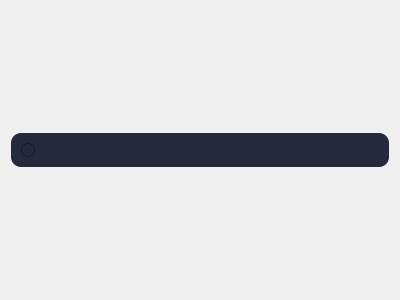
<?xml version="1.0" encoding="UTF-8"?>
<ui version="4.0">
 <class>Form</class>
 <widget class="QWidget" name="Form">
  <property name="geometry">
   <rect>
    <x>0</x>
    <y>0</y>
    <width>400</width>
    <height>300</height>
   </rect>
  </property>
  <property name="windowTitle">
   <string>Form</string>
  </property>
  <layout class="QGridLayout" name="gridLayout">
   <item row="0" column="0">
    <widget class="QRadioButton" name="textEdit">
     <property name="font">
      <font>
       <family>Roboto Medium</family>
       <pointsize>9</pointsize>
       <weight>75</weight>
       <bold>true</bold>
      </font>
     </property>
     <property name="styleSheet">
      <string notr="true">QRadioButton
{
color: rgb(255, 255, 255);
border-radius: 10px;
text-align: left;
padding: 10px;
background-color: rgb(36, 42, 59);
}

QRadioButton:hover
{
color: rgb(255, 255, 255);
border-radius: 10px;
text-align: left;
padding: 10px;
background-color: rgb(26, 32, 50);
}

QRadioButton:checked
{
color: rgb(255, 255, 255);
border-radius: 10px;
text-align: left;
padding: 10px;
background-color: rgb(47, 55, 77);
}

QRadioButton::indicator::unchecked {
border-image: url(:/icons/stop.ico);
}

QRadioButton::indicator::checked {
border-image: url(:/icons/checkbox.ico);
}
</string>
     </property>
     <property name="text">
      <string/>
     </property>
    </widget>
   </item>
  </layout>
 </widget>
 <resources>
  <include location="../assets/resource.qrc"/>
 </resources>
 <connections/>
</ui>
